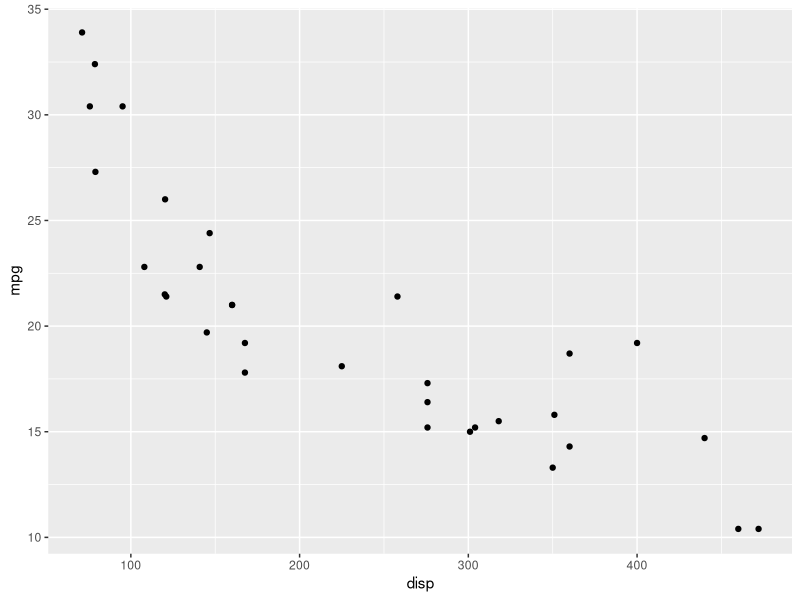
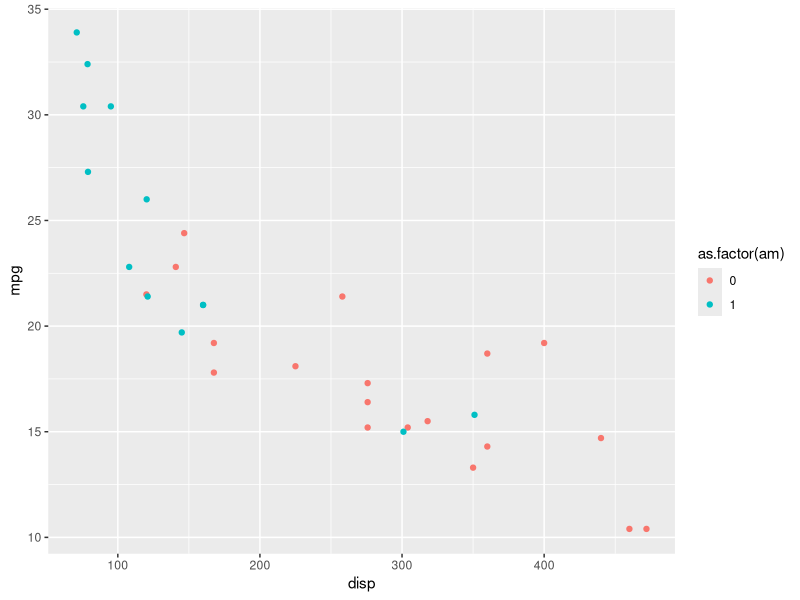
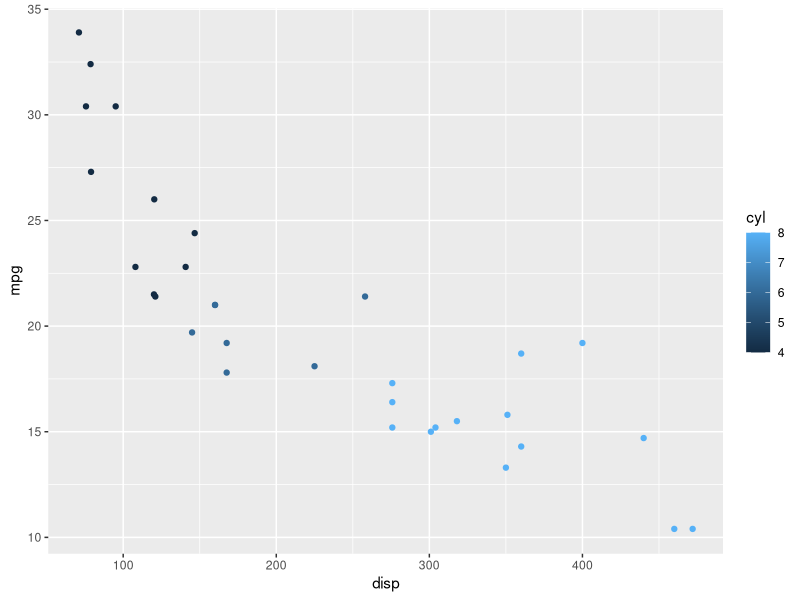
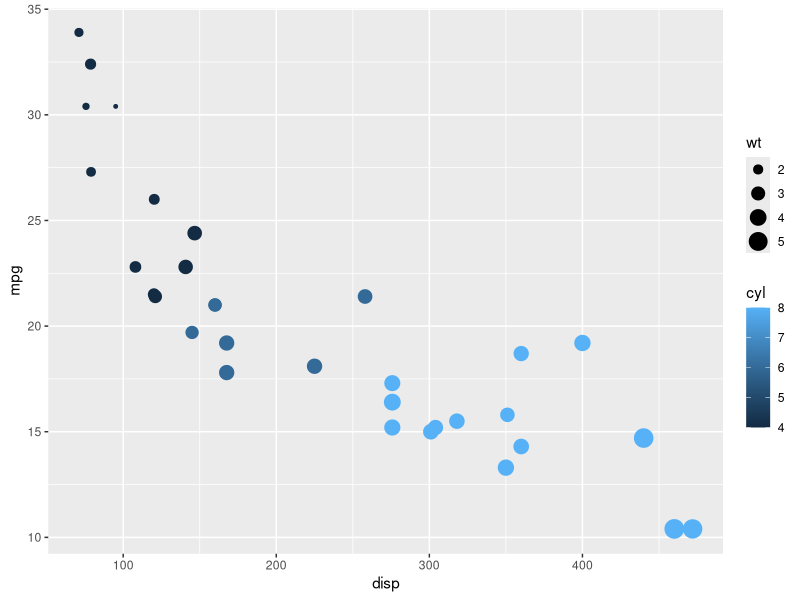
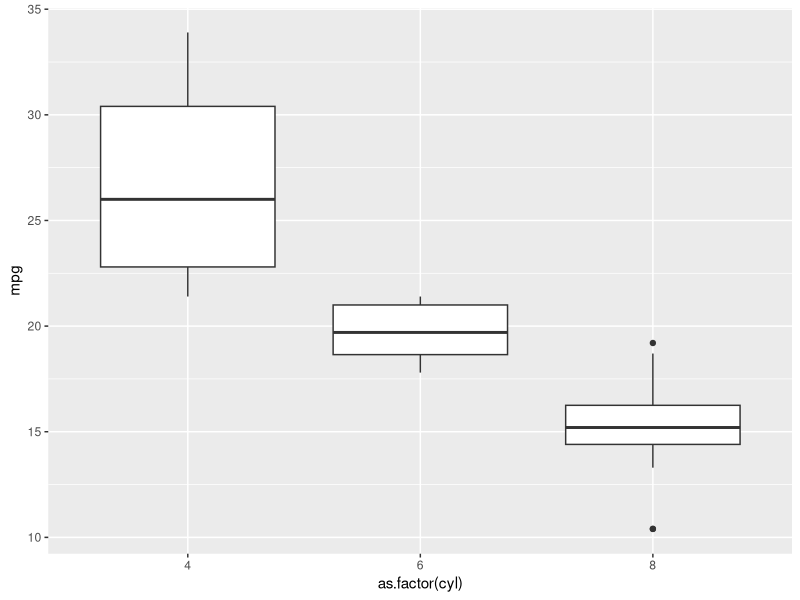
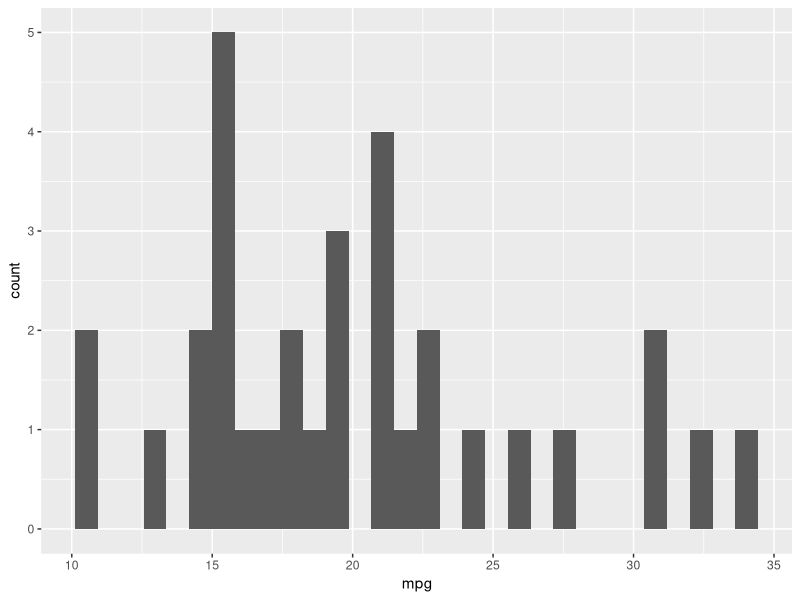
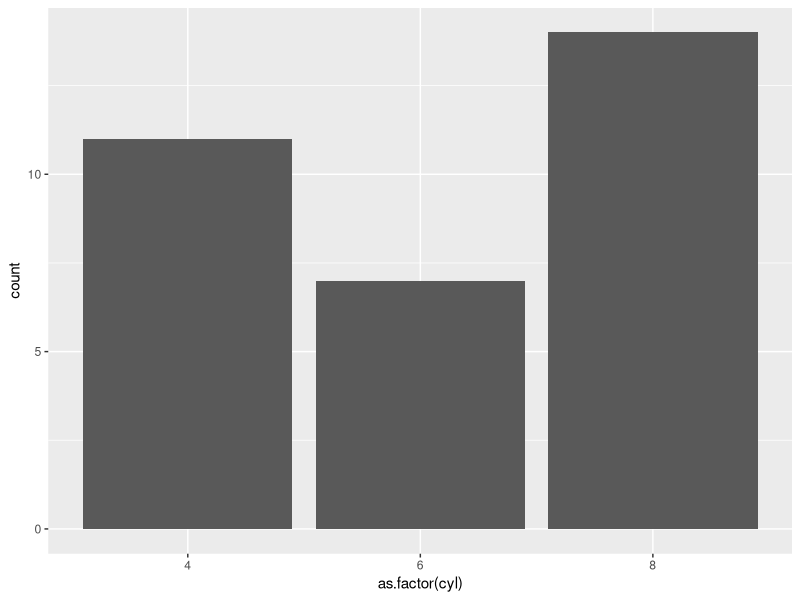
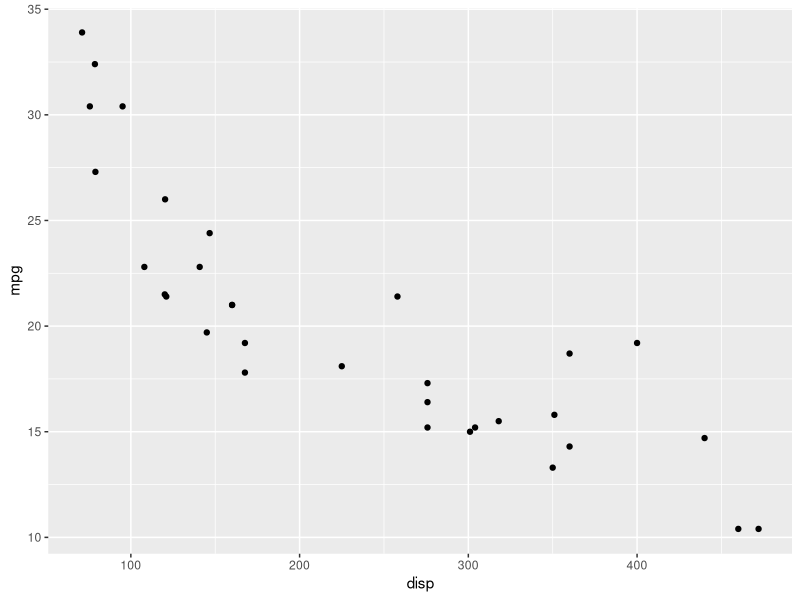

Generate these figures, in order, with R:
## ---- chunk 1
knitr::opts_chunk$set(
  collapse = TRUE, 
  out.width = "60%", out.height = "60%",
  fig.retina = 2
)
## ---- chunk 2
head(mtcars)
## ---- chunk 3
library(ggplot2)
## ---- chunk 4
ggplot(data = mtcars) + 
  geom_point(mapping = aes(x = disp, y = mpg))
## ---- chunk 5
ggplot(data = mtcars) + 
  geom_point(mapping = aes(x = disp, y = mpg, colour = as.factor(am)))
## ---- chunk 6
ggplot(mtcars) + 
  geom_point(mapping = aes(x = disp, y = mpg, colour = cyl))
## ---- chunk 7
ggplot(mtcars) +
  geom_point(mapping = aes(x = disp, y = mpg, colour = cyl, size = wt))
## ---- chunk 8
ggplot(mtcars) + 
  geom_boxplot(aes(x = as.factor(cyl), y = mpg))
## ---- chunk 9
ggplot(mtcars) + 
  geom_histogram(aes(x = mpg))
## ---- chunk 10
ggplot(mtcars) + 
  geom_bar(aes(x = as.factor(cyl)))
## ---- chunk 11
# esquerda
ggplot(mtcars) + 
  geom_point(aes(y = mpg, x = disp))
# direita
ggplot(mtcars) + 
  geom_smooth(aes(y = mpg, x = disp))
## ---- chunk 12
ggplot(mtcars) + 
  geom_point(aes(y = mpg, x = disp)) +
  geom_smooth(aes(y = mpg, x = disp))
## ---- chunk 13
ggplot(mtcars, aes(y = mpg, x = disp)) + 
  geom_point() +
  geom_smooth()
## ---- chunk 14
ggplot(mtcars, aes(y = mpg, x = disp, colour = as.factor(cyl))) + 
  geom_point() +
  geom_smooth(method = "lm")
## ---- chunk 15
ggplot(mtcars, aes(y = mpg, x = disp)) + 
  geom_point(aes(colour = as.factor(cyl))) +
  geom_smooth(method = "lm")
## ---- chunk 16
ggplot(mtcars, aes(y = mpg, x = disp)) + 
  geom_point(colour = "red")
## ---- chunk 17
ggplot(mtcars, aes(y = mpg, x = disp)) + 
  geom_point(colour = "red", size = 2, shape = 3, alpha = 0.5)
## ---- chunk 18
ggplot(mtcars, aes(y = mpg, x = disp)) + 
  geom_point() +
  geom_smooth(method = "lm") + 
  facet_wrap(~am)
